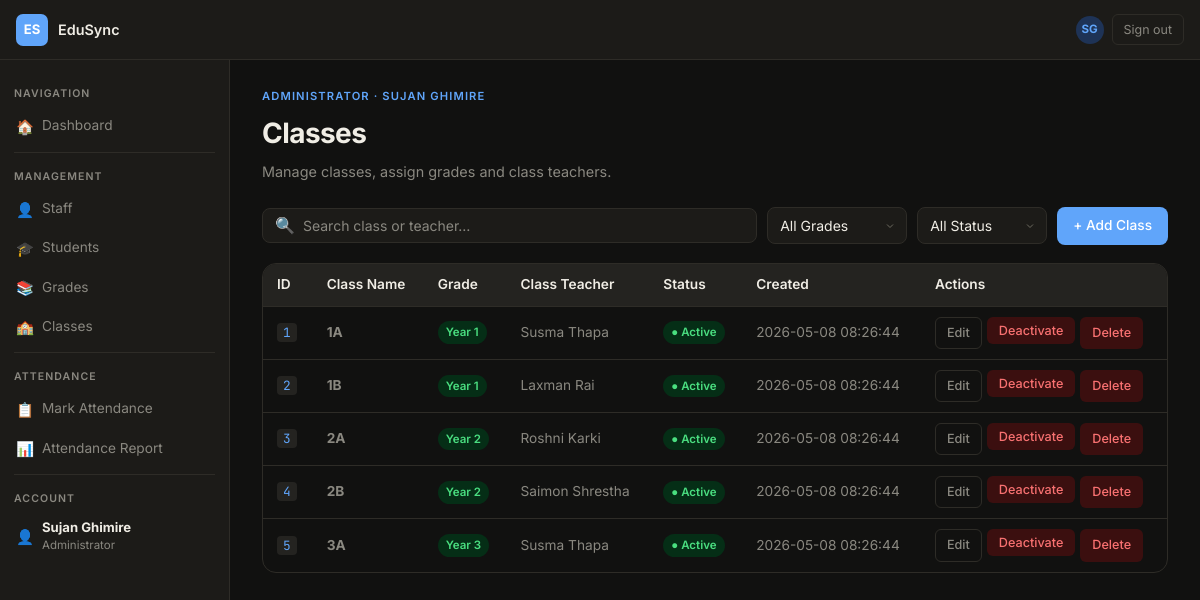
Page /classes/index.php (signed in) on the committed database.
### tables this page shows
CREATE TABLE tblClass (
  classId        INT AUTO_INCREMENT PRIMARY KEY,   
  className      VARCHAR(50)  NOT NULL,             
  gradeId        INT          NOT NULL,             
  classTeacherID INT          NOT NULL,             
  isClassActive  BOOLEAN      NOT NULL DEFAULT TRUE,  
  classCreatedAt DATETIME     NOT NULL,             
  FOREIGN KEY (gradeId)        REFERENCES tblGrade(gradeId),
  FOREIGN KEY (classTeacherID) REFERENCES tblStaff(staffId)
);

CREATE TABLE tblGrade (
  gradeId        INT AUTO_INCREMENT PRIMARY KEY,   
  gradeName      VARCHAR(50)  NOT NULL UNIQUE,     
  description    VARCHAR(255) DEFAULT NULL,        
  isGradeActive  BOOLEAN      NOT NULL DEFAULT TRUE,  
  displayOrder   INT          NOT NULL DEFAULT 0,  
  gradeCreatedAt DATETIME     NOT NULL,            
  updatedAt      DATETIME     DEFAULT NULL         
);

### classes/index.php (the view, shortened to what this page needs)
<?php
$sessionUser = $_SESSION['user'];
$pdo = db();
$classes = $pdo->query("
    SELECT
        c.classId,
        c.className,
        c.isClassActive,
        c.classCreatedAt,
        g.gradeName,
        CONCAT(s.fullName) AS teacherName,
        s.staffId
    FROM tblClass c
    LEFT JOIN tblGrade g ON g.gradeId = c.gradeId
    LEFT JOIN tblStaff s ON s.staffId = c.classTeacherID
    ORDER BY g.gradeId ASC, c.className ASC
")->fetchAll();
?>
<!DOCTYPE html>
<html lang="en" data-theme="dark">
<head>
<link rel="stylesheet" href="style.css">
</head>
<body>
<nav class="topnav" id="topnav"></nav>
<div class="app-layout">
  <aside class="sidebar" id="sidebar"></aside>
  <main class="content">
    <div class="page-eyebrow"><?= htmlspecialchars($sessionUser['role']) ?> · <?= htmlspecialchars($sessionUser['fullName']) ?></div>
    <div class="page-title">Classes</div>
    <div class="page-sub">Manage classes, assign grades and class teachers.</div>
    <div class="toolbar">
      <div class="search-bar">
        <span>🔍</span>
        <input type="text" id="searchInput" placeholder="Search class or teacher…">
      </div>
      <select class="form-select" id="gradeFilter" style="width:auto;min-width:140px;">
        <option value="">All Grades</option>
      </select>
      <select class="form-select" id="statusFilter" style="width:auto;min-width:130px;">
        <option value="">All Status</option>
      </select>
      <a href="add.php" class="btn btn-primary">+ Add Class</a>
    </div>
    <div class="table-wrap">
      <table id="classTable">
        <thead>
          <tr>
            <th>ID</th>
            <th>Class Name</th>
            <th>Grade</th>
            <th>Class Teacher</th>
            <th>Status</th>
            <th>Created</th>
            <th>Actions</th>
          </tr>
        </thead>
        <tbody>
          <?php if (empty($classes)): ?>
            <tr><td colspan="7">
              <div class="empty-state">
                <div class="empty-icon">🏫</div>
                <p>No classes found. Add your first class to get started.</p>
              </div>
            </td></tr>
          <?php else: ?>
            <?php foreach ($classes as $c): ?>
            <tr
              data-name="<?= strtolower(htmlspecialchars($c['className'])) ?>"
              data-teacher="<?= strtolower(htmlspecialchars($c['teacherName'] ?? '')) ?>"
              data-grade="<?= htmlspecialchars($c['gradeName'] ?? '') ?>"
              data-active="<?= $c['isClassActive'] ? '1' : '0' ?>"
            >
              <td><code><?= $c['classId'] ?></code></td>
              <td><strong><?= htmlspecialchars($c['className']) ?></strong></td>
              <td><span class="badge badge-green"><?= htmlspecialchars($c['gradeName'] ?? '—') ?></span></td>
              <td><?= htmlspecialchars($c['teacherName'] ?? '—') ?></td>
              <td>
                <?php if ($c['isClassActive']): ?>
                  <span class="badge badge-green">● Active</span>
                <?php else: ?>
                  <span class="badge badge-red">● Inactive</span>
                <?php endif; ?>
              </td>
              <td><?= htmlspecialchars($c['classCreatedAt']) ?></td>
              <td>
                <div class="action-row">
                  <a href="edit.php?id=<?= $c['classId'] ?>" class="btn btn-ghost btn-sm">Edit</a>
                  <form method="POST" action="toggle.php" style="display:inline;">
                    <button type="submit" class="btn btn-sm <?= $c['isClassActive'] ? 'btn-danger' : 'btn-success' ?>">
                      <?= $c['isClassActive'] ? 'Deactivate' : 'Activate' ?>
                    </button>
                  </form>
                  <a href="delete.php?id=<?= $c['classId'] ?>" class="btn btn-danger btn-sm">Delete</a>
                </div>
              </td>
            </tr>
            <?php endforeach; ?>
          <?php endif; ?>
        </tbody>
      </table>
    </div>
  </main>
</div>
</body>
</html>

### rows in the picture
tblclass: classId "1", className "1A", gradeId.gradeName "Year 1", teacherName "Susma Thapa", isClassActive "● Active", classCreatedAt "2026-05-08 08:26:44"
tblclass: classId "2", className "1B", gradeId.gradeName "Year 1", teacherName "Laxman Rai", isClassActive "● Active", classCreatedAt "2026-05-08 08:26:44"
tblclass: classId "3", className "2A", gradeId.gradeName "Year 2", teacherName "Roshni Karki", isClassActive "● Active", classCreatedAt "2026-05-08 08:26:44"
tblclass: classId "4", className "2B", gradeId.gradeName "Year 2", teacherName "Saimon Shrestha", isClassActive "● Active", classCreatedAt "2026-05-08 08:26:44"
tblclass: classId "5", className "3A", gradeId.gradeName "Year 3", teacherName "Susma Thapa", isClassActive "● Active", classCreatedAt "2026-05-08 08:26:44"

### other values in the picture
$sessionUser['role'] "ADMINISTRATOR"
$sessionUser['fullName'] "SUJAN GHIMIRE"
